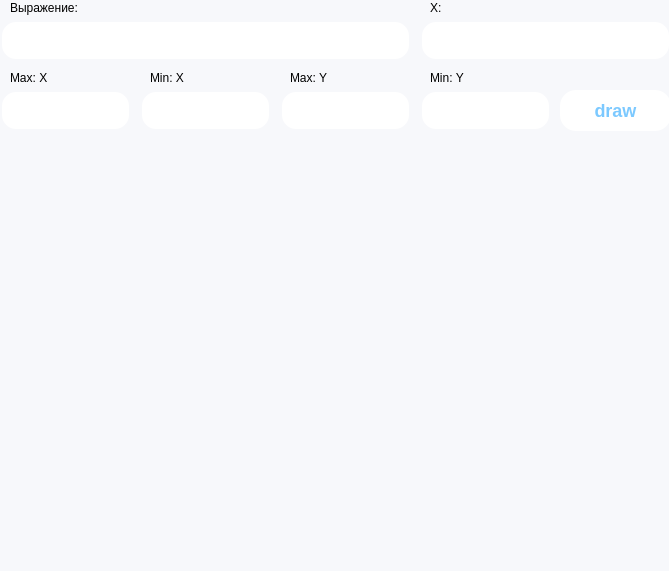
<?xml version="1.0" encoding="UTF-8"?>
<ui version="4.0">
 <class>graphcalc</class>
 <widget class="QDialog" name="graphcalc">
  <property name="geometry">
   <rect>
    <x>0</x>
    <y>0</y>
    <width>669</width>
    <height>571</height>
   </rect>
  </property>
  <property name="maximumSize">
   <size>
    <width>669</width>
    <height>571</height>
   </size>
  </property>
  <property name="windowTitle">
   <string>Калькулятор SmartCalc v1.0 - Построение графика</string>
  </property>
  <property name="styleSheet">
   <string notr="true">background: #F7F8FB;</string>
  </property>
  <widget class="QLineEdit" name="input_max_x">
   <property name="geometry">
    <rect>
     <x>0</x>
     <y>90</y>
     <width>131</width>
     <height>41</height>
    </rect>
   </property>
   <property name="styleSheet">
    <string notr="true">
     QLineEdit{
     background: #ffffff;
     border: 2px solid #F7F8FB;
     color: #424242;
     border-radius: 16px;
     font-size: 26px;
     font-weight: 600;
     padding-left: 15px;
     padding-right: 15px;
     }


     QLineEdit::hover{
     background: #FCFCFE;
     }

     QLineEdit:pressed{
     background: #EFF7FF;
     }


    </string>
   </property>
   <property name="inputMethodHints">
    <set>Qt::ImhPreferNumbers</set>
   </property>
   <property name="placeholderText">
    <string/>
   </property>
  </widget>
  <widget class="QLabel" name="label">
   <property name="geometry">
    <rect>
     <x>10</x>
     <y>70</y>
     <width>58</width>
     <height>16</height>
    </rect>
   </property>
   <property name="text">
    <string>Max: X</string>
   </property>
  </widget>
  <widget class="QLabel" name="label_2">
   <property name="geometry">
    <rect>
     <x>150</x>
     <y>70</y>
     <width>58</width>
     <height>16</height>
    </rect>
   </property>
   <property name="text">
    <string>Min: X</string>
   </property>
  </widget>
  <widget class="QLineEdit" name="input_min_x">
   <property name="geometry">
    <rect>
     <x>140</x>
     <y>90</y>
     <width>131</width>
     <height>41</height>
    </rect>
   </property>
   <property name="styleSheet">
    <string notr="true">
     QLineEdit{
     background: #ffffff;
     border: 2px solid #F7F8FB;
     color: #424242;
     border-radius: 16px;
     font-size: 26px;
     font-weight: 600;
     padding-left: 15px;
     padding-right: 15px;
     }


     QLineEdit::hover{
     background: #FCFCFE;
     }

     QLineEdit:pressed{
     background: #EFF7FF;
     }


    </string>
   </property>
   <property name="inputMethodHints">
    <set>Qt::ImhPreferNumbers</set>
   </property>
  </widget>
  <widget class="QLabel" name="label_3">
   <property name="geometry">
    <rect>
     <x>430</x>
     <y>70</y>
     <width>58</width>
     <height>16</height>
    </rect>
   </property>
   <property name="text">
    <string>Min: Y</string>
   </property>
  </widget>
  <widget class="QLineEdit" name="input_min_y">
   <property name="geometry">
    <rect>
     <x>420</x>
     <y>90</y>
     <width>131</width>
     <height>41</height>
    </rect>
   </property>
   <property name="styleSheet">
    <string notr="true">
     QLineEdit{
     background: #ffffff;
     border: 2px solid #F7F8FB;
     color: #424242;
     border-radius: 16px;
     font-size: 26px;
     font-weight: 600;
     padding-left: 15px;
     padding-right: 15px;
     }


     QLineEdit::hover{
     background: #FCFCFE;
     }

     QLineEdit:pressed{
     background: #EFF7FF;
     }


    </string>
   </property>
   <property name="inputMethodHints">
    <set>Qt::ImhPreferNumbers</set>
   </property>
  </widget>
  <widget class="QLabel" name="label_4">
   <property name="geometry">
    <rect>
     <x>290</x>
     <y>70</y>
     <width>58</width>
     <height>16</height>
    </rect>
   </property>
   <property name="text">
    <string>Max: Y</string>
   </property>
  </widget>
  <widget class="QLineEdit" name="input_max_y">
   <property name="geometry">
    <rect>
     <x>280</x>
     <y>90</y>
     <width>131</width>
     <height>41</height>
    </rect>
   </property>
   <property name="styleSheet">
    <string notr="true">
     QLineEdit{
     background: #ffffff;
     border: 2px solid #F7F8FB;
     color: #424242;
     border-radius: 16px;
     font-size: 26px;
     font-weight: 600;
     padding-left: 15px;
     padding-right: 15px;
     }


     QLineEdit::hover{
     background: #FCFCFE;
     }

     QLineEdit:pressed{
     background: #EFF7FF;
     }


    </string>
   </property>
   <property name="inputMethodHints">
    <set>Qt::ImhPreferNumbers</set>
   </property>
  </widget>
  <widget class="QPushButton" name="btn_draw_graph">
   <property name="geometry">
    <rect>
     <x>560</x>
     <y>90</y>
     <width>111</width>
     <height>41</height>
    </rect>
   </property>
   <property name="cursor">
    <cursorShape>PointingHandCursor</cursorShape>
   </property>
   <property name="styleSheet">
    <string notr="true">QPushButton{
     background: #ffffff;
     color: #7CC9FF;
     border-radius: 16px;
     font-size: 18px;
     font-weight: 600;
     }

     QPushButton::hover{
     background: #FCFCFC;
     }

     QPushButton:pressed{
     background: #EFF7FF;
     }</string>
   </property>
   <property name="text">
    <string>draw</string>
   </property>
  </widget>
  <widget class="QCustomPlot" name="widget_graph" native="true">
   <property name="geometry">
    <rect>
     <x>0</x>
     <y>140</y>
     <width>671</width>
     <height>431</height>
    </rect>
   </property>
   <property name="styleSheet">
    <string notr="true"/>
   </property>
  </widget>
  <widget class="QLabel" name="label_5">
   <property name="geometry">
    <rect>
     <x>10</x>
     <y>0</y>
     <width>101</width>
     <height>16</height>
    </rect>
   </property>
   <property name="text">
    <string>Выражение:</string>
   </property>
  </widget>
  <widget class="QLineEdit" name="expressionValue">
   <property name="geometry">
    <rect>
     <x>0</x>
     <y>20</y>
     <width>411</width>
     <height>41</height>
    </rect>
   </property>
   <property name="styleSheet">
    <string notr="true">
     QLineEdit{
     background: #ffffff;
     border: 2px solid #F7F8FB;
     color: #424242;
     border-radius: 16px;
     font-size: 26px;
     font-weight: 600;
     padding-left: 15px;
     padding-right: 15px;
     }


     QLineEdit::hover{
     background: #FCFCFE;
     }

     QLineEdit:pressed{
     background: #EFF7FF;
     }


    </string>
   </property>
   <property name="inputMethodHints">
    <set>Qt::ImhPreferNumbers</set>
   </property>
  </widget>
  <widget class="QLineEdit" name="xValue">
   <property name="geometry">
    <rect>
     <x>420</x>
     <y>20</y>
     <width>251</width>
     <height>41</height>
    </rect>
   </property>
   <property name="styleSheet">
    <string notr="true">
     QLineEdit{
     background: #ffffff;
     border: 2px solid #F7F8FB;
     color: #424242;
     border-radius: 16px;
     font-size: 26px;
     font-weight: 600;
     padding-left: 15px;
     padding-right: 15px;
     }


     QLineEdit::hover{
     background: #FCFCFE;
     }

     QLineEdit:pressed{
     background: #EFF7FF;
     }


    </string>
   </property>
   <property name="inputMethodHints">
    <set>Qt::ImhPreferNumbers</set>
   </property>
  </widget>
  <widget class="QLabel" name="label_6">
   <property name="geometry">
    <rect>
     <x>430</x>
     <y>0</y>
     <width>101</width>
     <height>16</height>
    </rect>
   </property>
   <property name="text">
    <string>X:</string>
   </property>
  </widget>
 </widget>
 <customwidgets>
  <customwidget>
   <class>QCustomPlot</class>
   <extends>QWidget</extends>
   <header>lib/qcustomplot.h</header>
   <container>1</container>
  </customwidget>
 </customwidgets>
 <resources/>
 <connections/>
</ui>
